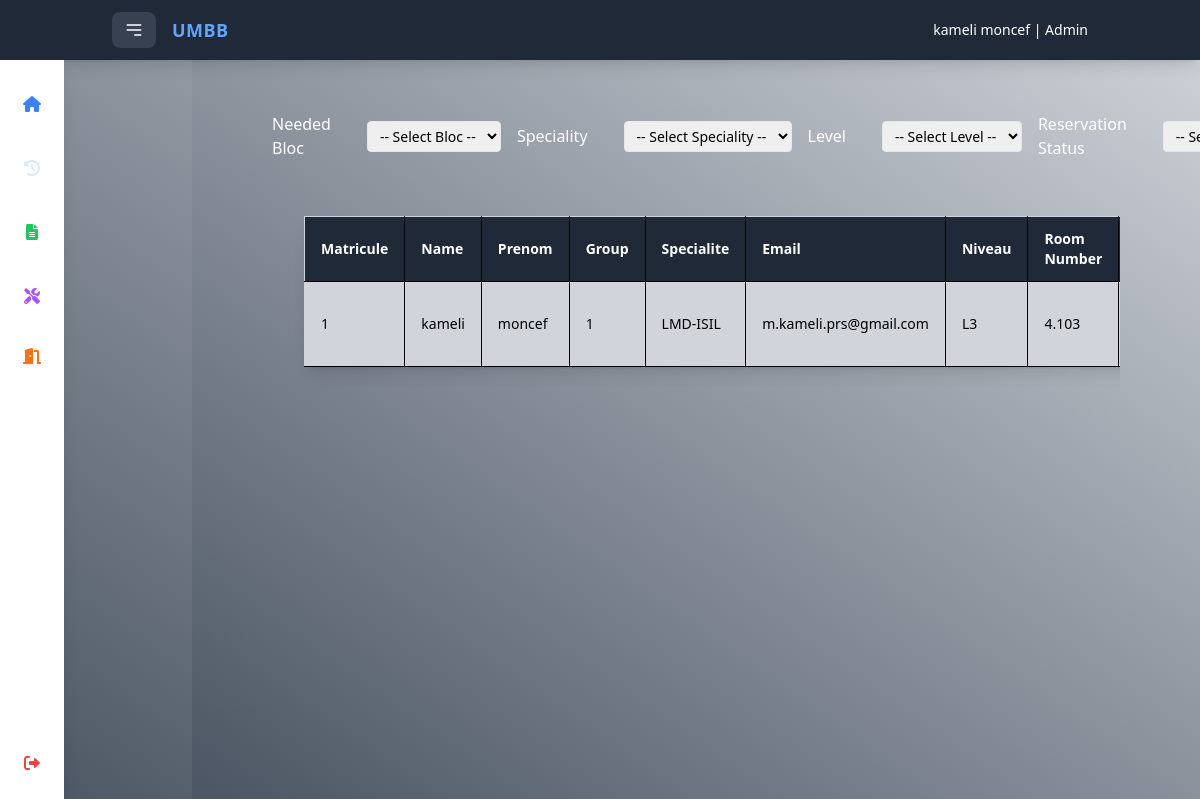
Page /pages/adminSalle.php (signed in) on the committed database.
### tables this page shows
CREATE TABLE IF NOT EXISTS `salle` (
  `id_salle` int NOT NULL AUTO_INCREMENT,
  `num_salle` varchar(10) NOT NULL,
  `created_at` datetime DEFAULT CURRENT_TIMESTAMP,
  `request_start_time` datetime NOT NULL,
  `request_end_time` datetime NOT NULL,
  `id_user` int DEFAULT NULL,
  `sale_status` varchar(50) DEFAULT 'en cours',
  PRIMARY KEY (`id_salle`),
  KEY `id_user` (`id_user`)
);

CREATE TABLE IF NOT EXISTS `user` (
  `ID` int NOT NULL AUTO_INCREMENT,
  `matricule` bigint NOT NULL,
  `nom` varchar(15) NOT NULL,
  `prenom` varchar(30) NOT NULL,
  `email` varchar(30) NOT NULL,
  `group` int NOT NULL,
  `specialite` varchar(50) NOT NULL,
  `password` int NOT NULL,
  `id_typeperson` int DEFAULT NULL,
  `niveau` varchar(10) DEFAULT NULL,
  PRIMARY KEY (`ID`),
  KEY `fk_id_typeperson` (`id_typeperson`)
);

### class/adminHandler.php (called while the page is built, shortened)
<?php
class Admin {
    public static function getNomPrenomByUsername($conn, $username) {
        $stmt = $conn->prepare("SELECT nom, prenom FROM admin WHERE username = ?");
        $stmt->bind_param("s", $username);
        $stmt->execute();
        $stmt->store_result();
        if ($stmt->num_rows > 0) {
            $stmt->bind_result($nom, $prenom);
            return ['nom' => $nom, 'prenom' => $prenom];
        } else {
            return null;
        }
    }
}
?>

### pages/adminSalle.php (the view, shortened to what this page needs)
<?php
require_once '../class/AdminHandler.php';
$db = new Database('localhost', 'root', '', 'php');
$conn = $db->getConnection();
$adminUsername = $_SESSION['username'] ?? null;
if ($adminUsername) {
    $adminData = Admin::getNomPrenomByUsername($conn, $adminUsername);
    if ($adminData) {
        $adminNom = htmlspecialchars($adminData['nom']);
        $adminPrenom = htmlspecialchars($adminData['prenom']);
    } else {
        $WelcomeMessage = "Admin not found.";
        $adminNom = "Unknown";
        $adminPrenom = "Unknown";
    }
} else {
    header("Location: ../pages/login.php");
    exit();
}
$sale_status_filter = $_GET['sale_status'] ?? '';
$sale_filter = $user['num_salle'] ?? '';
$speciality_filter = $_GET['specialite'] ?? '';
$level_filter = $_GET['niveau'] ?? '';
$first_digit_of_num_salle = $_GET['num_salle'] ?? '';
$usersalle = fetchSalleFiltered($conn, $sale_status_filter, $sale_filter, $speciality_filter, $level_filter, $first_digit_of_num_salle);
function fetchSalleFiltered($conn, $sale_status, $sale_filter, $specialite, $niveau, $first_digit_of_num_salle) {
    $sql = "
        SELECT u.matricule, u.nom, u.prenom, u.group, u.specialite, u.email, u.niveau,
               s.num_salle, s.created_at, s.request_start_time, s.request_end_time, s.sale_status, s.id_salle
        FROM salle s
        INNER JOIN user u ON u.ID = s.id_user
        WHERE 1=1
    ";
    $sql .= " ORDER BY s.request_start_time DESC";
    $stmt = $conn->prepare($sql);
    $stmt->execute();
    return $stmt->get_result()->fetch_all(MYSQLI_ASSOC);
}
?>
<!DOCTYPE html>
<html lang="en">
<head>
    <script src="https://cdn.tailwindcss.com"></script>
    <link href="https://cdnjs.cloudflare.com/ajax/libs/font-awesome/6.0.0-beta3/css/all.min.css" rel="stylesheet">
</head>
<body style="background: linear-gradient(35deg, #4B5563, #D1D5DB);">
<div class="main">
    <div class="fixed top-0 w-full bg-gray-800 text-white py-3 shadow-lg">
        <div class="container mx-auto flex items-center px-6">
            <button class="text-white bg-gray-700 hover:bg-gray-600 focus:ring-4 focus:ring-gray-500 rounded-lg text-sm px-3 py-2 me-4"
                    type="button"
                    data-drawer-target="drawer-navigation"
                    data-drawer-show="drawer-navigation"
                    aria-controls="drawer-navigation">
                <svg xmlns="http://www.w3.org/2000/svg" class="w-5 h-5" fill="none" viewBox="0 0 24 24" stroke="currentColor" stroke-width="2">
                    <path stroke-linecap="round" stroke-linejoin="round" d="M4 6h16M4 12h16m-7 6h7" />
                </svg>
            </button>
            <h4 class="text-lg font-extrabold text-blue-400 tracking-wide">UMBB</h4>
            <div class="text-sm font-medium text-right ml-auto">
                <?php
                    echo htmlspecialchars($adminPrenom) . " " . htmlspecialchars($adminNom) . " | Admin";
                ?>
            </div>
        </div>
    </div>
</div>
<div class="flex h-screen">
    <div id="sidebar"
        class="group fixed top-[calc(4rem-4px)] left-0 z-50 bg-white dark:bg-gray-800 shadow-lg h-[calc(100%-(4rem-3px))] transition-width duration-300 overflow-hidden hover:w-64 w-16">
        <ul class="space-y-6 font-medium mt-6">
            <li>
                <button onclick="window.location.href='admin.php'"
                    class="flex items-center justify-center w-full p-3 rounded-lg text-white hover:bg-gray-100 dark:hover:bg-gray-700 group-hover:justify-start peer active:bg-gray-200 dark:active:bg-gray-700">
                    <i class="fas fa-home text-blue-500"></i>
                </button>
            </li>
            <li class="group flex items-center">
    <button onclick="window.location.href='admin.php'"
        class="flex items-center justify-center w-full p-3 rounded-lg text-white  opacity-60 cursor-not-allowed pointer-events-none shadow-none">
        <i class="fas fa-history text-blue-200"></i>
    </button>
</li>
            <li>
                <button onclick="window.location.href='adminDocument.php'"
                    class="flex items-center justify-center w-full p-3 rounded-lg text-white hover:bg-gray-100 dark:hover:bg-gray-700 group-hover:justify-start peer active:bg-gray-200 dark:active:bg-gray-700">
                    <i class="fas fa-file-alt text-green-500"></i>
                </button>
            </li>
            <li>
                <button onclick="window.location.href='adminMateriel.php'"
                    class="flex items-center justify-center w-full p-3 rounded-lg text-white hover:bg-gray-100 dark:hover:bg-gray-700 group-hover:justify-start peer active:bg-gray-200 dark:active:bg-gray-700">
                    <i class="fas fa-tools text-purple-500"></i>
                </button>
            </li>
            <li>
                <button onclick="window.location.href='adminSalle.php'"
                    class="flex items-center justify-center w-full p-2 rounded-lg hover:bg-gray-100 dark:hover:bg-gray-700 group-hover:justify-start">
                    <i class="fas fa-door-open text-orange-500"></i>
                </button>
            </li>
        </ul>
        <form action="../class/logout.php" method="POST" class="absolute bottom-4 w-full px-4">
            <button class="flex items-center justify-center w-full p-3 rounded-lg text-white hover:bg-gray-100 dark:hover:bg-gray-700 group-hover:justify-start peer active:bg-gray-200 dark:active:bg-gray-700">
                <i class="fas fa-sign-out-alt text-red-500"></i>
            </button>
        </form>
    </div>
    <div class="w-full h-full ml-48 p-20 bg-cover bg-fixed overflow-y-auto min-h-screen" style="background: linear-gradient(35deg, #4B5563, #D1D5DB);" >
<form method="GET" action="" class="flex space-x-4">
    <div class="flex items-center">
        <label for="bloc" class="text-white mt-8">Needed Bloc</label>
        <select id="bloc" name="num_salle" class="ml-9 px-2 py-1 rounded border mt-8 text-sm">
            <option value="">-- Select Bloc --</option>
        </select>
    </div>
    <div class="flex items-center">
        <label for="specialite" class="text-white mt-8">Speciality</label>
        <select id="specialite" name="specialite" class="ml-9 px-2 py-1 rounded border mt-8 text-sm">
            <option value="">-- Select Speciality --</option>
        </select>
    </div>
    <div class="flex items-center">
        <label for="niveau" class="text-white mt-8">Level</label>
        <select id="niveau" name="niveau" class="ml-9 px-2 py-1 rounded border mt-8 text-sm">
            <option value="">-- Select Level --</option>
        </select>
    </div>
    <div class="flex items-center">
        <label for="sale_status" class="text-white mt-8">Reservation Status</label>
        <select id="sale_status" name="sale_status" class="ml-9 px-2 py-1 rounded border mt-8 text-sm">
            <option value="">-- Select Status --</option>
        </select>
    </div>
</form>
<div class="overflow-x-auto p-4">
    <form method="POST" action="" class="p-4">
    <table class="table-auto bg-gray-300 w-full text-sm text-left shadow-lg rounded-lg border border-gray-300 mt-6">
            <thead>
            <tr class="bg-gray-700 text-white">
                    <th class="bg-gray-800 px-4 py-3 border-r border-b border-black">Matricule</th>
                    <th class="bg-gray-800 px-4 py-3 border-r border-b border-black">Name</th>
                    <th class="bg-gray-800 px-4 py-3 border-r border-b border-black">Prenom</th>
                    <th class="bg-gray-800 px-4 py-3 border-r border-b border-black">Group</th>
                    <th class="bg-gray-800 px-4 py-3 border-r border-b border-black">Specialite</th>
                    <th class="bg-gray-800 px-4 py-3 border-r border-b border-black">Email</th>
                    <th class="bg-gray-800 px-4 py-3 border-r border-b border-black">Niveau</th>
                    <th class="bg-gray-800 px-4 py-3 border-r border-b border-black">Room Number</th>
                </tr>
            </thead>
            <tbody>
                <?php foreach ($usersalle as $user): ?>
                    <tr class="bg-gray-700 text-black">
                        <td class="px-4 py-3 border-r border-b border-black bg-gray-300"><?php echo htmlspecialchars($user['matricule']); ?></td>
                        <td class="px-4 py-3 border-r border-b border-black bg-gray-300"><?php echo htmlspecialchars($user['nom']); ?></td>
                        <td class="px-4 py-3 border-r border-b border-black bg-gray-300"><?php echo htmlspecialchars($user['prenom']); ?></td>
                        <td class="px-4 py-3 border-r border-b border-black bg-gray-300"><?php echo htmlspecialchars($user['group']); ?></td>
                        <td class="px-4 py-3 border-r border-b border-black bg-gray-300"><?php echo htmlspecialchars($user['specialite']); ?></td>
                        <td class="px-4 py-3 border-r border-b border-black bg-gray-300"><?php echo htmlspecialchars($user['email']); ?></td>
                        <td class="px-4 py-3 border-r border-b border-black bg-gray-300"><?php echo htmlspecialchars($user['niveau']); ?></td>
                        <td class="px-4 py-3 border-r border-b border-black bg-gray-300"><?php echo htmlspecialchars($user['num_salle']); ?></td>
                    </tr>
                <?php endforeach; ?>
            </tbody>
        </table>
    </form>
</div>
</div>
</body>
</html>

### rows in the picture
salle: id_user.matricule "1", id_user.nom "kameli", id_user.prenom "moncef", id_user.group "1", id_user.specialite "LMD-ISIL", id_user.email "m.kameli.prs@gmail.com", id_user.niveau "L3", num_salle "4.103"

### other values in the picture
$adminPrenom "kameli"
$adminNom "moncef"
